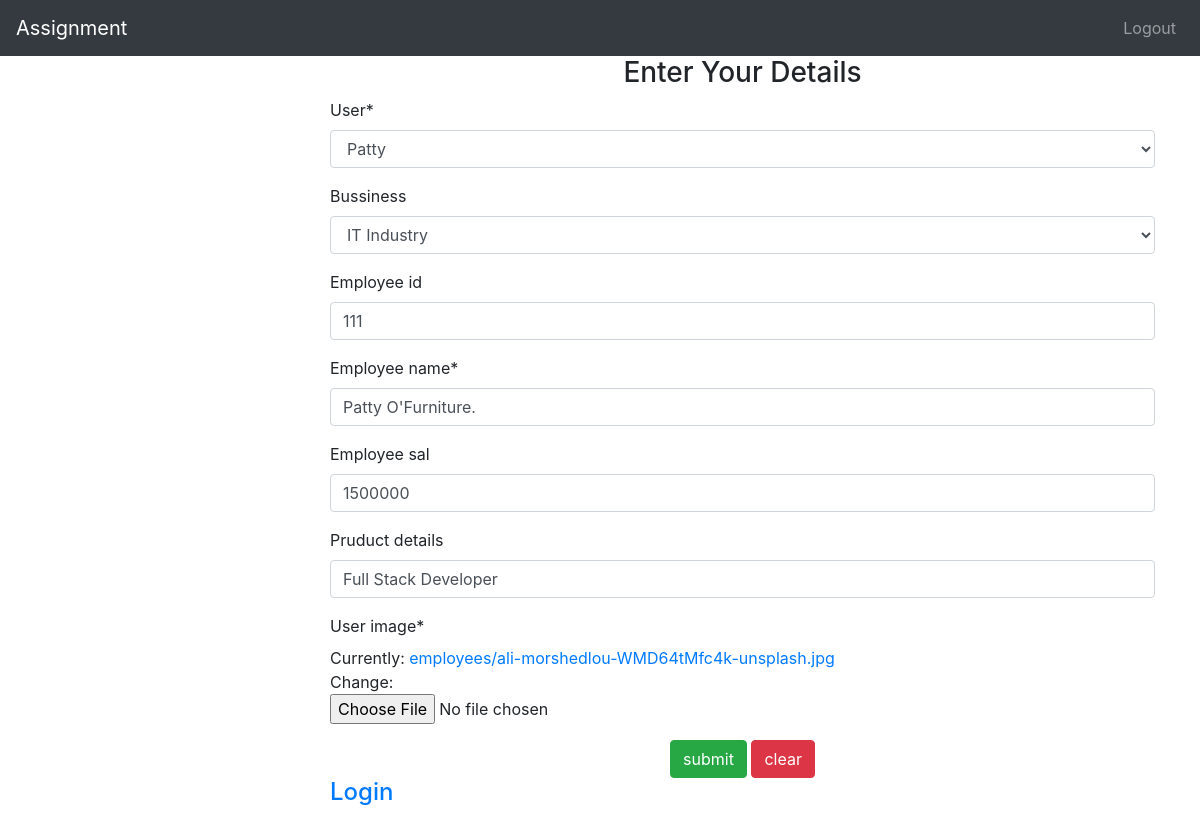
The app's page /employee/2/edit (signed in) with its own data.
### employee/models.py (models this page shows, shortened)
class Employee(models.Model):
    user = models.OneToOneField(User, on_delete=models.CASCADE)
    bussiness = models.ForeignKey(Business,on_delete=models.CASCADE, null=True, blank=True)
    employee_id = models.CharField(max_length=20, null=True, blank=True)
    employee_name = models.CharField(max_length=100)
    employee_sal = models.PositiveIntegerField(null=True, blank=True)
    pruduct_details = models.CharField(max_length=200, null=True, blank=True)
    user_image = models.ImageField(upload_to='employees/')

### employee/views.py (the view)
# urls.py: path('<int:id>/edit', employee_edit_view, name="employee-edit"),
def employee_edit_view(request,id):
    if not request.user.is_authenticated:
        return redirect('/employee/login')
    context = {}
    employee = Employee.objects.get(user=id)
    form = EmployeeForm(request.POST or None, request.FILES or None, instance = employee)
    if request.POST:
        if form.is_valid():
            form.save()
            return redirect('/')
        else:
            return HttpResponse('Not Valid')
    else:
        context['form'] = form
    return render(request, 'employee/employee_edit.html', context)

### employee/form.py
class EmployeeForm(forms.ModelForm):
	class Meta:
		model = Employee
		fields = '__all__'

### business/models.py (called while the page is built)
    def __str__(self):
        return self.business_name

### templates/employee/employee_edit.html (shortened to what this page needs)
{% extends 'base.html' %}
{% block content %}
<div class="container">
    <div class="row">
        <div class="offset-md-3 col md-6">
            {% load crispy_forms_tags %}
            <form method="post" enctype="multipart/form-data">
                <center>
                    <h3>Enter Your Details</h3>
                </center>
                {{ form|crispy }}
                <center>
                    <input type="submit" value="submit" class="btn btn-success">
                    <input type="reset" value="clear" class="btn btn-danger">
                </center>
                <h4><a href="/employee/login">Login</a> </h4>
            </form>
        </div>
    </div>
</div>
{% endblock %}

### records on screen
Employee: user "Patty", bussiness "IT Industry", employee_id "111", employee_name "Patty O'Furniture.", employee_sal "1500000", pruduct_details "Full Stack Developer"
